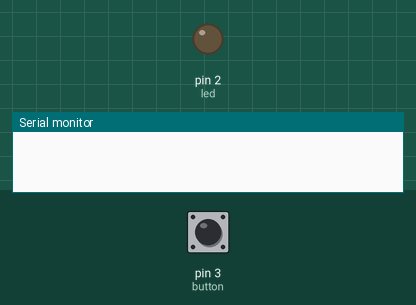
A sketch run on a simulated Arduino Uno, built with avr-gcc and run on an emulated ATmega328P. Shown: output pins drawn as LEDs (lit = HIGH), the last lines printed to the serial monitor. Dashed ring = blinking. Inputs (shaded band) come from the test bench; at power-on: pin 3 (button) HIGH.

Above: at 1.2 s.
1.3 s: pin 3 (button) pulled LOW for 1 s
At 2.9 s:
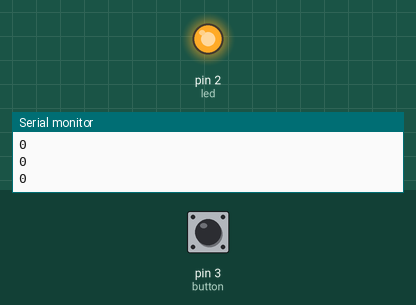
3.8 s: pin 3 (button) pulled LOW for 0.15 s
At 4.2 s:
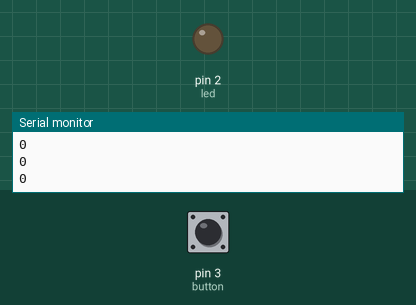
5.4 s: pin 3 (button) pulled LOW for 3.2 s
At 5.5 s:
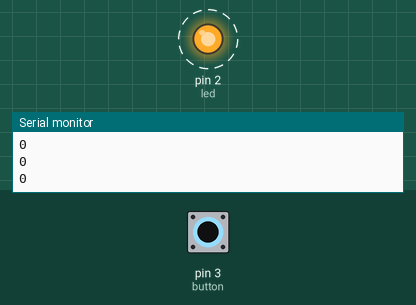
Timing chart, 0 to 9.9 s (numbered marks = the images above; inputs shaded):
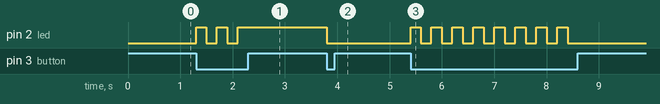

Measured:
- after the input at 1.3 s, pin 2 (led): alternates HIGH for 0.20 s and LOW for 0.20 s, 5 changes in all, then stays HIGH, starting at once
- after the input at 3.8 s, pin 2 (led): HIGH → LOW at once
- after the input at 5.4 s, pin 2 (led): alternates HIGH for 0.20 s and LOW for 0.20 s, 16 changes in all, then stays LOW, starting at once

The sketch:

04_ToggleSwitch.ino
```cpp
//Toggle switch using push button


int led = 2;                            //LED at pin 2
int button = 3;                         //Button at pin 3
bool toggle = 0;                        //Toggle parameter

void setup() {

  pinMode(led, OUTPUT);
  pinMode(button, INPUT_PULLUP);
  Serial.begin(9600);                   //Just for using the serial monitor on your computer

}

void loop() {


  int status1 = digitalRead(button);    //Read button status
  if (status1 == 0){                    //if Button status says that it's pressed (ie, its '0')
    toggle = !toggle;                   //invert toggle
    digitalWrite(led, toggle);          //Output the toggle value via the LED
    Serial.println("Toggle: ",toggle);  //Output the toggle value to the serial monitor
    delay(200);                         //Delay to control the bouncing
  }
}
```
